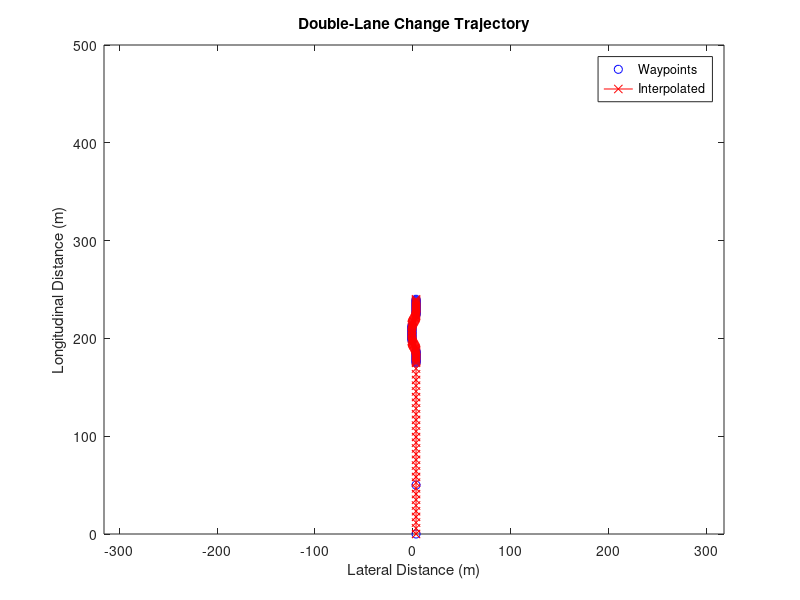
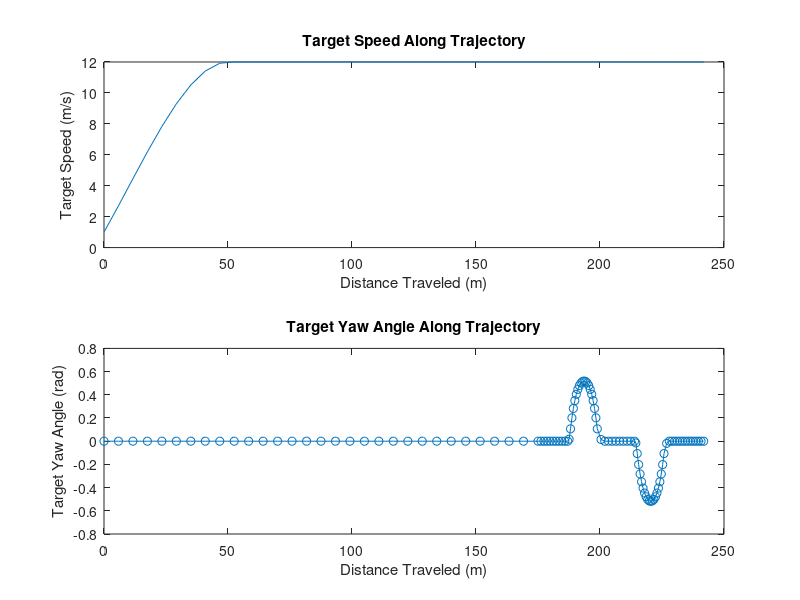

Write MATLAB code to recreate these figures, in order.
function sm_car_trajectory_double_lane_change
% Function to construct double-lane change maneuver
% Copyright 2018-2022 The MathWorks, Inc.

cd(fileparts(which(mfilename)))
% Parameters for trajectory
maneuver_lateral_offset    = -3.35; % m
cone_set_lat_separation    = 4.2;   % m

% Longitudinal gate locations (m)
gate0       = 0;     % Start 

gate1       = 175;   % Entry 1st set of cones
gate2       = 187;   % Exit  1st set of cones

gate3       = 198;   % Entry 2nd set of cones
gate4       = 213;   % Exit  2nd set of cones

gate5       = 224;   % Entry 3rd set of cones
gate6       = 240;   % Entry 3rd set of cones

gate7       = 500;   % End

v_lc        = 12;     % Speed during lane change (m/s)
x_testv     = 50;    % Distance when target speed is reached (m)

% Assemble waypoints, foundation for interpolation
x_waypoints =  [gate0 x_testv   gate1:1:gate2              gate3:1:gate4              gate5:1:gate6             ];
y_waypoints =  [0     0         zeros(1,gate2-gate1+1)     ones(1,gate4-gate3+1)      zeros(1,gate6-gate5+1)    ]*cone_set_lat_separation+maneuver_lateral_offset;
vx_waypoints = [1     v_lc      v_lc*ones(1,gate2-gate1+1) v_lc*ones(1,gate4-gate3+1) v_lc*ones(1,gate6-gate5+1)];

% Construct query points for interpolation
x_new  = [...
    gate0:(gate1-gate0)/30: (gate1-(gate1-gate0)/30) ...
    gate1:(gate2-gate1)/10: (gate2-(gate2-gate1)/10) ...
    gate2:(gate3-gate2)/20: (gate3-(gate3-gate2)/20) ...
    gate3:(gate4-gate3)/10: (gate4-(gate4-gate3)/10) ...
    gate4:(gate5-gate4)/20: (gate5-(gate5-gate4)/20) ...
    gate5:(gate6-gate5)/15: (gate6-(gate6-gate5)/15) ...
    gate6:(gate7-gate6)/10: (gate7)];

% Interpolate to get lateral distance and speed
y_new  = interp1(x_waypoints, y_waypoints,  x_new, 'pchip');
vx_new = interp1(x_waypoints, vx_waypoints, x_new, 'pchip');

% Plot waypoints and interpolated trajectory
fig_handle_name = 'h1_sm_car_double_lane_change';

handle_var = evalin('base',['who(''' fig_handle_name ''')']);
if(isempty(handle_var))
    evalin('base',[fig_handle_name ' = figure(''Name'', ''' fig_handle_name ''');']);
elseif ~isgraphics(evalin('base',handle_var{:}))
    evalin('base',[fig_handle_name ' = figure(''Name'', ''' fig_handle_name ''');']);
end
figure(evalin('base',fig_handle_name))
clf(evalin('base',fig_handle_name))

plot(-y_waypoints,x_waypoints,'bo');
hold on
plot(-y_new,x_new,'r-x')
hold off
xlabel('Lateral Distance (m)')
ylabel('Longitudinal Distance (m)');
title('Double-Lane Change Trajectory');
legend({'Waypoints','Interpolated'},'Location','Best');
axis equal

% Calculate distance traveled
xTrajectory_new = [0 cumsum(sqrt((diff(x_new)).^2+diff(y_new).^2))];

fig_handle_name = 'h2_sm_car_double_lane_change';

handle_var = evalin('base',['who(''' fig_handle_name ''')']);
if(isempty(handle_var))
    evalin('base',[fig_handle_name ' = figure(''Name'', ''' fig_handle_name ''');']);
elseif ~isgraphics(evalin('base',handle_var{:}))
    evalin('base',[fig_handle_name ' = figure(''Name'', ''' fig_handle_name ''');']);
end
figure(evalin('base',fig_handle_name))
clf(evalin('base',fig_handle_name))
subplot(211)
plot(xTrajectory_new,vx_new)
xlabel('Distance Traveled (m)');
ylabel('Target Speed (m/s)');
title('Target Speed Along Trajectory');

% Calculate target yaw angle (rad)
yaw_interval = 2; % 10
aYaw_new = atan2(...
    y_new(yaw_interval+1:end)-y_new(1:end-yaw_interval),...
    x_new(yaw_interval+1:end)-x_new(1:end-yaw_interval));

%aYaw_new = atan2(...
%    y_new(yaw_interval+1:end)-y_new(1:end-yaw_interval),...
%    x_new(yaw_interval+1:end)-x_new(1:end-yaw_interval));


aYaw_new = [repmat(aYaw_new(1),1,yaw_interval) aYaw_new];

subplot(212)
plot(xTrajectory_new,aYaw_new,'-o')
xlabel('Distance Traveled (m)');
ylabel('Target Yaw Angle (rad)');
title('Target Yaw Angle Along Trajectory');

% Assign parameters for trajectory definition
x.Value = x_new;
x.Units = 'm';
x.Comments = '';

y.Value = y_new;
y.Units = 'm';
y.Comments = '';

z.Value = zeros(size(x_new));
z.Units = 'm';
z.Comments = '';

xTrajectory.Value = xTrajectory_new;
xTrajectory.Units = 'm';
xTrajectory.Comments = 'Distance traveled';

vx.Value = vx_new;
vx.Units = 'm/s';
vx.Comments = 'Vehicle speed along direction of travel';

aYaw.Value = aYaw_new;
aYaw.Units = 'rad';
aYaw.Comments = 'Yaw Angle, non-wrapping';

save Double_Lane_Change_trajectory_default x y z vx aYaw xTrajectory 

